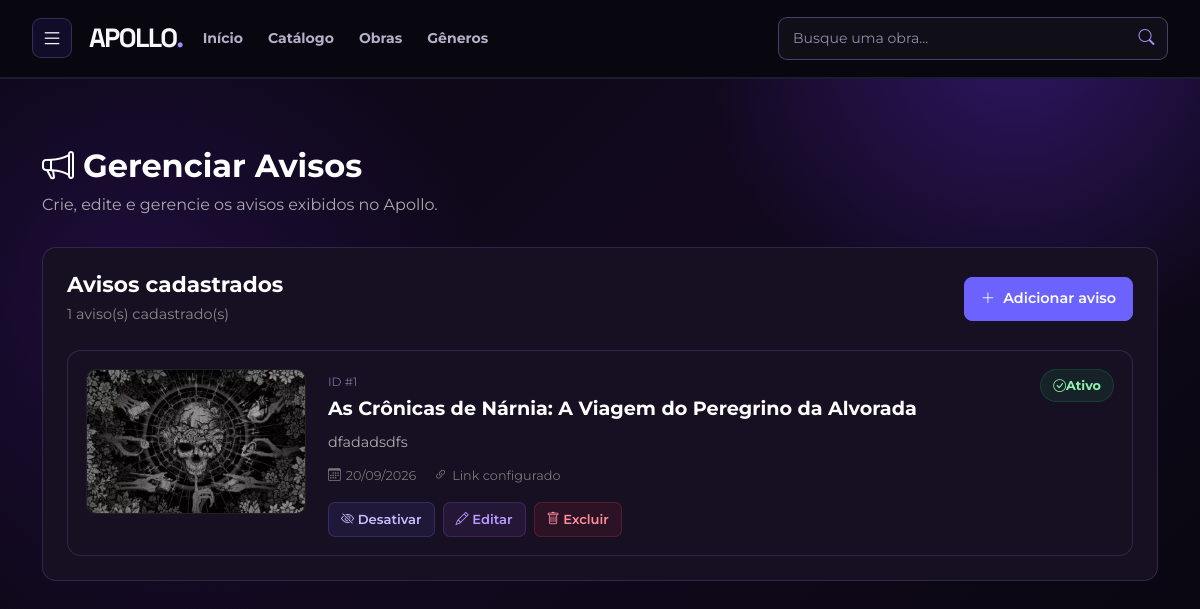
Screenshot of /adm/GerenciarAvisos.php (signed in) with the database file from the repository.
### tables this page shows
CREATE TABLE `avisos` (
  `id` int UNSIGNED NOT NULL,
  `titulo` varchar(150) NOT NULL,
  `descricao` text NOT NULL,
  `imagem` varchar(500) NOT NULL,
  `link` varchar(500) DEFAULT NULL,
  `ativo` tinyint(1) NOT NULL DEFAULT '1',
  `data_criacao` timestamp NULL DEFAULT CURRENT_TIMESTAMP
);

### www/includes/functions.php (called while the page is built, shortened)
<?php
$host = 'mysql';
$banco = 'pi_apollo';
$usuario = 'root';
$senhaBanco = '1234';
function conectarBanco(){
    global $host, $banco, $usuario, $senhaBanco;
    static $conexao = null;
    if ($conexao === null) {
        $dsn = "mysql:host=$host;port=3306;dbname=$banco;charset=utf8mb4";
        $conexao = new PDO(
            $dsn,
            $usuario,
            $senhaBanco,
            [
                PDO::ATTR_ERRMODE => PDO::ERRMODE_EXCEPTION,
                PDO::ATTR_DEFAULT_FETCH_MODE => PDO::FETCH_ASSOC
            ]
        );
    }
    return $conexao;
}
function e($texto)
{
    return htmlspecialchars($texto ?? '', ENT_QUOTES, 'UTF-8');
}
function buscarTodosAvisos()
{
    $conexao = conectarBanco();
    $sql = "
        SELECT
            id,
            titulo,
            descricao,
            imagem,
            link,
            ativo,
            data_criacao
        FROM avisos
        ORDER BY id DESC
    ";
    $consulta = $conexao->query($sql);
    return $consulta->fetchAll();
}

### www/adm/GerenciarAvisos.php (the view, shortened to what this page needs)
<?php
require_once __DIR__ . '/../includes/functions.php';
$avisos = buscarTodosAvisos();
?>
<!DOCTYPE html>
<html lang="pt-BR">
<head>
    <link
        href="https://cdn.jsdelivr.net/npm/bootstrap@5.3.8/dist/css/bootstrap.min.css"
        rel="stylesheet"
    >
    <link
        rel="stylesheet"
        href="https://cdn.jsdelivr.net/npm/bootstrap-icons@1.11.3/font/bootstrap-icons.min.css"
    >
    <link
        rel="stylesheet"
        href="../css/styles.css"
    >
</head>
<body>
<header>
    <?php include '../menu.php'; ?>
</header>
<main class="container py-5">
    <div class="admin-cabecalho">
        <h1>
            <i class="bi bi-megaphone"></i>
            Gerenciar Avisos
        </h1>
        <p>
            Crie, edite e gerencie os avisos exibidos no Apollo.
        </p>
    </div>
    <section class="admin-secao avisos-admin">
        <div class="cabecalho-avisos">
            <div>
                <h2>
                    Avisos cadastrados
                </h2>
                <p>
                    <?= count($avisos) ?>
                    aviso(s) cadastrado(s)
                </p>
            </div>
            <a
                href="AdicionarAviso.php"
                class="botao-adicionar-admin"
            >
                <i class="bi bi-plus-lg"></i>
                Adicionar aviso
            </a>
        </div>
        <?php if (empty($avisos)): ?>
            <div class="sem-avisos">
                <i class="bi bi-megaphone"></i>
                <h3>
                    Nenhum aviso cadastrado
                </h3>
                <p>
                    Adicione um aviso para começar.
                </p>
                <a
                    href="AdicionarAviso.php"
                    class="botao-adicionar-admin"
                >
                    <i class="bi bi-plus-lg"></i>
                    Adicionar primeiro aviso
                </a>
            </div>
        <?php else: ?>
            <div class="lista-avisos-admin">
                <?php foreach ($avisos as $aviso): ?>
                    <?php
                    $id = (int) $aviso['id'];
                    $titulo = $aviso['titulo'] ?? '';
                    $descricao = $aviso['descricao'] ?? '';
                    $imagem = $aviso['imagem'] ?? '';
                    $link = $aviso['link'] ?? '';
                    $ativo = (int) ($aviso['ativo'] ?? 0);
                    $dataCriacao = $aviso['data_criacao'] ?? null;
                    ?>
                    <article class="card-aviso-admin">
                        <div class="imagem-aviso-admin">
                            <?php if (!empty($imagem)): ?>
                                <img
                                    src="<?= e($imagem) ?>"
                                    alt="<?= e($titulo) ?>"
                                >
                            <?php else: ?>
                                <div class="sem-imagem-aviso">
                                    <i class="bi bi-image"></i>
                                </div>
                            <?php endif; ?>
                        </div>
                        <div class="conteudo-aviso-admin">
                            <div class="topo-aviso-admin">
                                <div>
                                    <span class="id-aviso-admin">
                                        ID #<?= $id ?>
                                    </span>
                                    <h3>
                                        <?= e($titulo) ?>
                                    </h3>
                                </div>
                                <?php if ($ativo === 1): ?>
                                    <span class="status-admin ativo">
                                        <i class="bi bi-check-circle"></i>
                                        Ativo
                                    </span>
                                <?php endif; ?>
                            </div>
                            <p class="descricao-aviso-admin">
                                <?= e($descricao) ?>
                            </p>
                            <div class="info-aviso-admin">
                                <span>
                                    <i class="bi bi-calendar3"></i>
                                    <?php
                                    if (!empty($dataCriacao)) {
                                        echo date(
                                            'd/m/Y',
                                            strtotime($dataCriacao)
                                        );
                                    } else {
                                        echo '-';
                                    }
                                    ?>
                                </span>
                                <?php if (!empty($link)): ?>
                                    <span>
                                        <i class="bi bi-link-45deg"></i>
                                        Link configurado
                                    </span>
                                <?php endif; ?>
                            </div>
                            <div class="acoes-aviso-admin">
                                <form method="POST">
                                    <button
                                        type="submit"
                                        class="botao-aviso-status"
                                    >
                                        <?php if ($ativo === 1): ?>
                                            <i class="bi bi-eye-slash"></i>
                                            Desativar
                                        <?php else: ?>
                                            <i class="bi bi-eye"></i>
                                            Ativar
                                        <?php endif; ?>
                                    </button>
                                </form>
                                <button
                                    type="button"
                                    class="botao-aviso-editar"
                                    data-bs-toggle="modal"
                                    data-bs-target="#modalEditarAviso<?= $id ?>"
                                >
                                    <i class="bi bi-pencil"></i>
                                    Editar
                                </button>
                                <button
                                    type="button"
                                    class="botao-aviso-excluir"
                                    data-bs-toggle="modal"
                                    data-bs-target="#modalExcluirAviso<?= $id ?>"
                                >
                                    <i class="bi bi-trash"></i>
                                    Excluir
                                </button>
                            </div>
                        </div>
                    </article>
                <?php endforeach; ?>
            </div>
        <?php endif; ?>
    </section>
</main>
</body>
</html>

### rows the page displays
avisos: imagem (picture), id "1", titulo "As Crônicas de Nárnia: A Viagem do Peregrino da Alvorada", ativo 1 (drawn), descricao "dfadadsdfs", data_criacao "20/09/2026"

### other values shown
count($avisos) "1"
